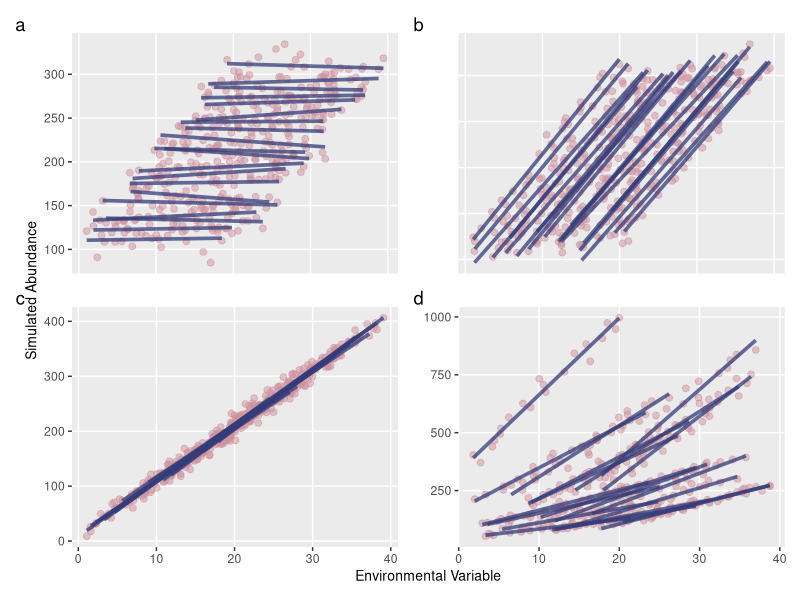
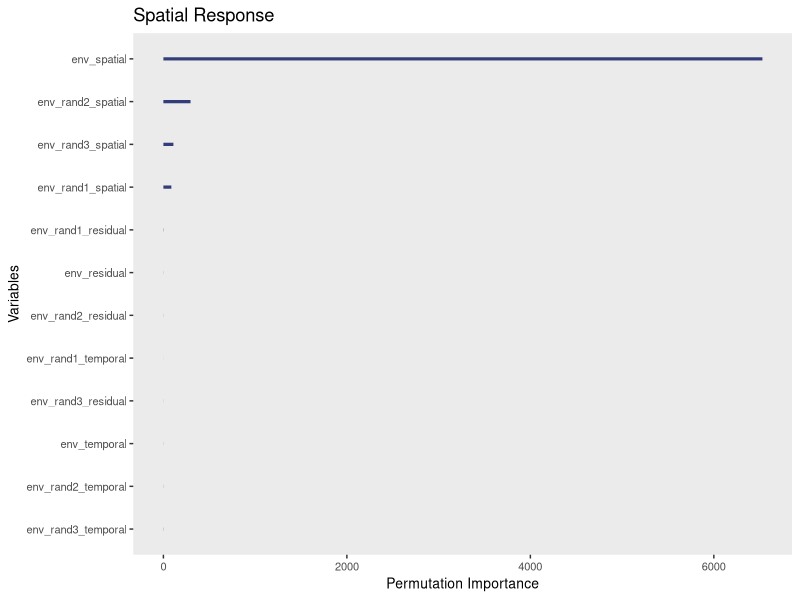
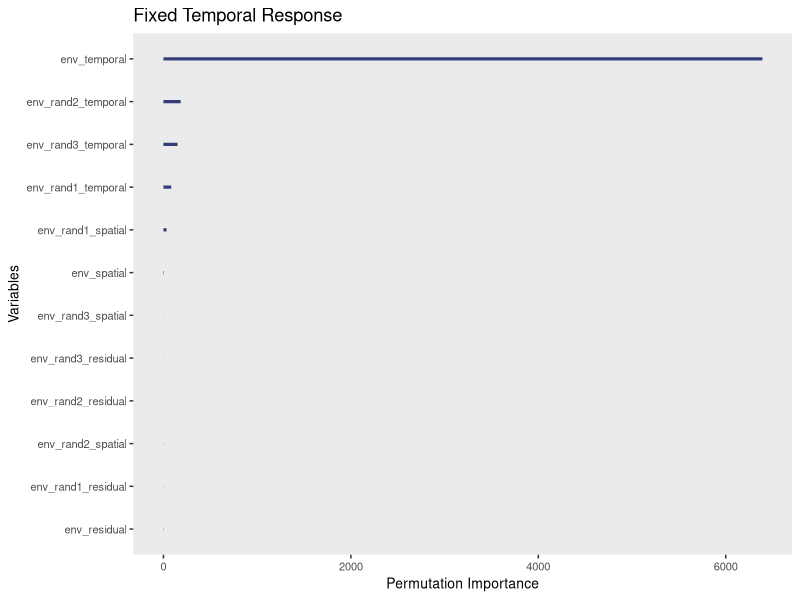
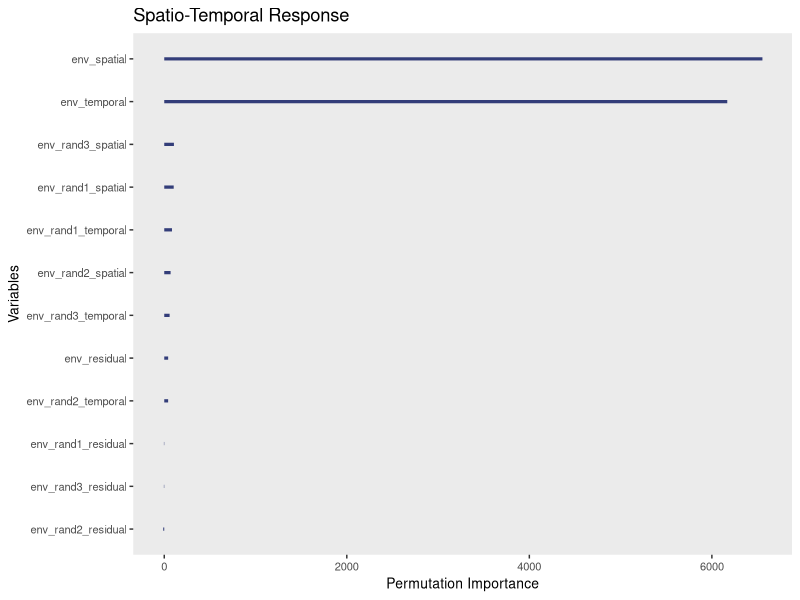
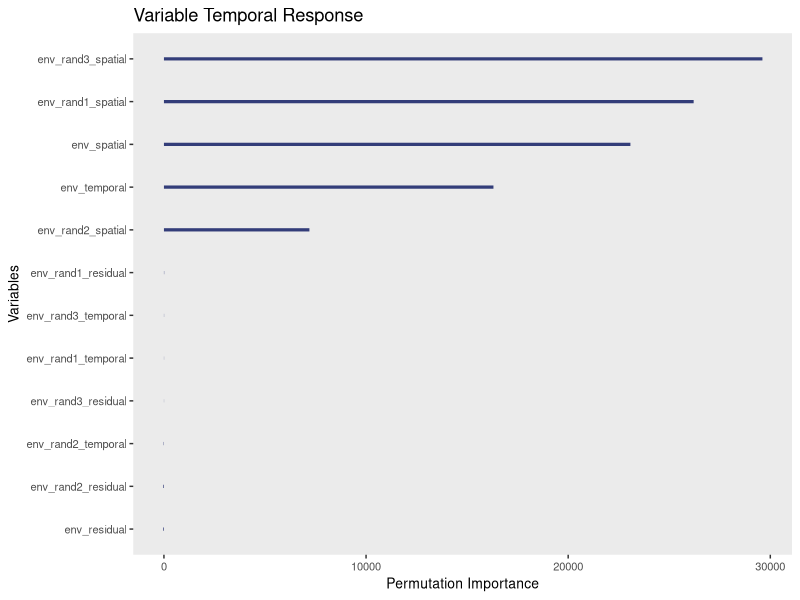

Write the R code that produced these figures, in order. (Note: this script raises an error after producing the figures.)
library(tidyverse)
library(ranger)
library(foreach)
library(patchwork)
library(truncnorm)


# Univariate Relationships ------------------------------------------------

simulate_ab <- function(response) {
  x <- 1:20
  m_x <- foreach(i = 0:19, .combine = "rbind") %do%
    {
      x + i
    }
  m_x <- apply(m_x, c(1, 2), function(x) x + rnorm(1, 0, 1))

  dat_x <- data.frame(m_x)
  colnames(dat_x) <- 1:20
  dat_x$site <- 1:20

  dat_x <- pivot_longer(dat_x, !site, names_to = "time", values_to = "env")
  dat_x$env_rand1 <- rnorm(nrow(dat_x), 0, 10)
  dat_x$env_rand2 <- rnorm(nrow(dat_x), 0, 10)
  dat_x$env_rand3 <- rnorm(nrow(dat_x), 0, 10)

  if (response == "spatial") {
    a <- 10
    b <- 10
    mu_x <- apply(m_x, 2, mean)
    mu_ab <- a + b * mu_x

    m_ab <- lapply(mu_ab, function(x) rnorm(20, x, 10))
    m_ab <- do.call(rbind, m_ab)

    dat_ab <- data.frame(m_ab)
    colnames(dat_ab) <- 1:20
    dat_ab$site <- 1:20

    dat_ab <- pivot_longer(
      dat_ab,
      !site,
      names_to = "time",
      values_to = "abundance"
    )

    dat_raw <- left_join(dat_ab, dat_x, by = c("site", "time"))
  }

  if (response == "temporal-fixed") {
    a <- 10
    b <- 10
    mu_x <- apply(m_x, 1, mean)
    site_effects <- rnorm(20, 0, 10)
    m_ab <- foreach(i = 1:length(mu_x), .combine = "cbind") %do%
      {
        a + b * mu_x[i] + site_effects
      }

    dat_ab <- data.frame(m_ab)
    colnames(dat_ab) <- 1:20
    dat_ab$site <- 1:20

    dat_ab <- pivot_longer(
      dat_ab,
      !site,
      names_to = "time",
      values_to = "abundance"
    )

    dat_raw <- left_join(dat_ab, dat_x, by = c("site", "time"))
  }

  if (response == "temporal-variable") {
    a <- 10
    b <- rtruncnorm(20, a = 0, mean = 10, sd = 10)
    mu_x <- apply(m_x, 1, mean)
    site_effects <- rnorm(20, 0, 10)
    m_ab <- foreach(i = 1:length(mu_x), .combine = "cbind") %do%
      {
        a + b * mu_x[i] + site_effects
      }

    dat_ab <- data.frame(m_ab)
    colnames(dat_ab) <- 1:20
    dat_ab$site <- 1:20

    dat_ab <- pivot_longer(
      dat_ab,
      !site,
      names_to = "time",
      values_to = "abundance"
    )

    dat_raw <- left_join(dat_ab, dat_x, by = c("site", "time"))
  }

  if (response == "spatio-temporal") {
    a <- 10
    b <- 10
    mu_ab <- a + b * m_x

    m_ab <- apply(mu_ab, c(1, 2), function(x) rnorm(1, x, 10))

    dat_ab <- data.frame(m_ab)
    colnames(dat_ab) <- 1:20
    dat_ab$site <- 1:20

    dat_ab <- pivot_longer(
      dat_ab,
      !site,
      names_to = "time",
      values_to = "abundance"
    )

    dat_raw <- left_join(dat_ab, dat_x, by = c("site", "time"))
  }

  # decompose simulated env data
  decomp_vars <- c("env", "env_rand1", "env_rand2", "env_rand3")
  dat_dec <- dat_raw %>%
    # center without scaling
    dplyr::mutate(across(
      all_of(decomp_vars),
      ~ scale(., scale = FALSE)[, 1]
    )) %>%

    # compute the spatial component
    # (mean by pixel across all years of centered variables)
    dplyr::group_by(site) %>%
    dplyr::mutate(across(
      all_of(decomp_vars),
      ~ mean(., na.rm = TRUE),
      .names = "{.col}_spatial"
    )) %>%
    dplyr::ungroup() %>%
    # compute the temporal component
    # (mean by year across all pixels of centered variables)
    dplyr::group_by(time) %>%
    dplyr::mutate(across(
      all_of(decomp_vars),
      ~ mean(., na.rm = TRUE),
      .names = "{.col}_temporal"
    )) %>%
    dplyr::ungroup() %>%

    # compute residual for each site i and year j as centered variable value
    # i,j - spatial mean i - temporal mean j
    dplyr::mutate(across(
      all_of(decomp_vars),
      ~ . -
        get(paste0(cur_column(), "_spatial")) -
        get(paste0(cur_column(), "_temporal")),
      .names = "{.col}_residual"
    )) %>%
    dplyr::arrange(site, time)

  list(raw = dat_raw, dec = dat_dec)
}

dat_sp <- simulate_ab(response = "spatial")
dat_temp <- simulate_ab(response = "temporal-fixed")
dat_sptemp <- simulate_ab(response = "spatio-temporal")
dat_tempvar <- simulate_ab(response = "temporal-variable")

gm1 <- ggplot(data = dat_sp$raw) +
  geom_point(
    aes(x = env, y = abundance),
    color = "pink3",
    alpha = 0.5,
    size = 2
  ) +
  geom_line(
    aes(
      x = env,
      y = abundance,
      group = site
    ),
    linewidth = 1.25,
    color = "#333D79FF",
    alpha = 0.75,
    se = F,
    method = "lm",
    stat = "smooth"
  ) +
  labs(y = "Simulated Abundance", x = "Environmental Variable") +
  #scale_y_continuous(breaks = seq(0, 125, 25), limits = c(0, 135)) +
  theme(
    legend.position = "none",
    panel.grid.minor = element_blank(),
    panel.border = element_blank(),
    #axis.title.x = element_text(margin = margin(t = 10)),
    #axis.title.y = element_text(margin = margin(r = 10)),
    axis.title = element_text(size = 10)
  )

gm2 <- ggplot(data = dat_temp$raw) +
  geom_point(
    aes(x = env, y = abundance),
    color = "pink3",
    alpha = 0.5,
    size = 2
  ) +
  geom_line(
    aes(
      x = env,
      y = abundance,
      group = site
    ),
    linewidth = 1.25,
    color = "#333D79FF",
    alpha = 0.75,
    se = F,
    method = "lm",
    stat = "smooth"
  ) +
  labs(y = "Simulated Abundance", x = "Environmental Variable") +
  #scale_y_continuous(breaks = seq(0, 125, 25), limits = c(0, 135)) +
  theme(
    legend.position = "none",
    panel.grid.minor = element_blank(),
    panel.border = element_blank(),
    #axis.title.x = element_text(margin = margin(t = 10)),
    #axis.title.y = element_text(margin = margin(r = 10)),
    axis.title = element_text(size = 10)
  )

gm3 <- ggplot(data = dat_sptemp$raw) +
  geom_point(
    aes(x = env, y = abundance),
    color = "pink3",
    alpha = 0.5,
    size = 2
  ) +
  geom_line(
    aes(
      x = env,
      y = abundance,
      group = site
    ),
    linewidth = 1.25,
    color = "#333D79FF",
    alpha = 0.75,
    se = F,
    method = "lm",
    stat = "smooth"
  ) +
  labs(y = "Simulated Abundance", x = "Environmental Variable") +
  #scale_y_continuous(breaks = seq(0, 125, 25), limits = c(0, 135)) +
  theme(
    legend.position = "none",
    panel.grid.minor = element_blank(),
    panel.border = element_blank(),
    #axis.title.x = element_text(margin = margin(t = 10)),
    #axis.title.y = element_text(margin = margin(r = 10)),
    axis.title = element_text(size = 10)
  )

gm4 <- ggplot(data = dat_tempvar$raw) +
  geom_point(
    aes(x = env, y = abundance),
    color = "pink3",
    alpha = 0.5,
    size = 2
  ) +
  geom_line(
    aes(
      x = env,
      y = abundance,
      group = site
    ),
    linewidth = 1.25,
    color = "#333D79FF",
    alpha = 0.75,
    se = F,
    method = "lm",
    stat = "smooth"
  ) +
  labs(y = "Simulated Abundance", x = "Environmental Variable") +
  #scale_y_continuous(breaks = seq(0, 125, 25), limits = c(0, 135)) +
  theme(
    legend.position = "none",
    panel.grid.minor = element_blank(),
    panel.border = element_blank(),
    #axis.title.x = element_text(margin = margin(t = 10)),
    #axis.title.y = element_text(margin = margin(r = 10)),
    axis.title = element_text(size = 10)
  )

gm1 +
  gm2 +
  gm3 +
  gm4 +
  plot_layout(axes = "collect") +
  plot_annotation(tag_levels = "a")

#ggsave("fig1.pdf", width = 180, height = 90, units = "mm", dpi = 600)

# Variable Importance -----------------------------------------------------

res_sim_sp <- ranger(
  abundance ~ .,
  data = select(
    dat_sp$dec,
    -site,
    -time,
    -env,
    -env_rand1,
    -env_rand2,
    -env_rand3
  ),
  importance = "permutation",
  mtry = 10
)

res_sim_temp <- ranger(
  abundance ~ .,
  data = select(
    dat_temp$dec,
    -site,
    -time,
    -env,
    -env_rand1,
    -env_rand2,
    -env_rand3
  ),
  importance = "permutation",
  mtry = 10
)

res_sim_sptemp <- ranger(
  abundance ~ .,
  data = select(
    dat_sptemp$dec,
    -site,
    -time,
    -env,
    -env_rand1,
    -env_rand2,
    -env_rand3
  ),
  importance = "permutation",
  mtry = 10
)

res_sim_tempvar <- ranger(
  abundance ~ .,
  data = select(
    dat_tempvar$dec,
    -site,
    -time,
    -env,
    -env_rand1,
    -env_rand2,
    -env_rand3
  ),
  importance = "permutation",
  mtry = 10
)

plot_imp <- function(res, title) {
  var_imp <- res$variable.importance
  var_imp <- var_imp[order(var_imp, decreasing = T)][1:12]
  names_imp <- factor(
    names(var_imp)[12:1],
    levels = names(var_imp)[12:1]
  )

  ggplot() +
    geom_segment(
      aes(y = names_imp, x = 0, xend = var_imp[12:1]),
      color = "#333D79FF",
      linewidth = 1.1
    ) +
    labs(
      title = title,
      y = "Variables",
      x = "Permutation Importance"
    ) +
    theme(
      panel.grid.minor = element_blank(),
      panel.grid.major = element_blank(),
      panel.border = element_blank(),
      #axis.title.x = element_text(margin = margin(t = 10)),
      #axis.title.y = element_text(margin = margin(r = 10)),
      axis.title = element_text(size = 10),
      axis.text = element_text(size = 8)
    )
}

plot_imp(res_sim_sp, title = "Spatial Response")
plot_imp(res_sim_temp, title = "Fixed Temporal Response")
plot_imp(res_sim_sptemp, title = "Spatio-Temporal Response")
plot_imp(res_sim_tempvar, title = "Variable Temporal Response")


# Test set predictions ----------------------------------------------------

res_sim_sp <- ranger(
  abundance ~
    env_spatial + env_rand1_spatial + env_rand2_spatial + env_rand3_spatial,
  data = m_train,
  mtry = 3,
  importance = "permutation"
)
pred_sim <- predict(res_sim_sp, data = m_test)

m_test$pred <- pred_sim$predictions

gm2 <- ggplot(data = m_test) +
  geom_point(
    aes(x = pred, y = abundance),
    color = "pink3",
    alpha = 0.5,
    size = 2
  ) +
  geom_line(
    aes(
      x = pred,
      y = abundance,
      group = site
    ),
    linewidth = 1.25,
    color = "#333D79FF",
    alpha = 0.75,
    se = F,
    method = "lm",
    stat = "smooth"
  ) +
  labs(y = "Simulated Abundance", x = "Predicted Abundance") +
  #scale_y_continuous(breaks = seq(0, 125, 25), limits = c(0, 135)) +
  theme(
    legend.position = "none",
    panel.grid.minor = element_blank(),
    panel.border = element_blank(),
    #axis.title.x = element_text(margin = margin(t = 10)),
    #axis.title.y = element_text(margin = margin(r = 10)),
    axis.title = element_text(size = 10)
  )


# Temporal effects --------------------------------------------------------

a <- 10 + rnorm(20, 0, 10)
b <- 10
mu_x <- 1:20
m_ab <- foreach(i = 1:length(a), .combine = "rbind") %do%
  {
    a[i] + b * mu_x
  }
m_ab <- data.frame(m_ab)
colnames(m_ab) <- 1:20
m_ab$site <- 1:20

m_x <- matrix(rep(1:20, each = 20), ncol = 20, nrow = 20)
m_x <- t(apply(m_x, 1, function(x) x + rnorm(1, 0, 2)))
m_x <- data.frame(m_x)
colnames(m_x) <- 1:20
m_x$site <- 1:20

m_ab <- pivot_longer(m_ab, !site, names_to = "time", values_to = "abundance")

m_x <- pivot_longer(m_x, !site, names_to = "time", values_to = "env")
m_x$env_rand1 <- rnorm(nrow(m_x), 0, 10)
m_x$env_rand2 <- rnorm(nrow(m_x), 0, 10)
m_x$env_rand3 <- rnorm(nrow(m_x), 0, 10)

m <- left_join(m_ab, m_x, by = c("site", "time"))

gm3 <- ggplot(data = m) +
  geom_point(
    aes(x = env, y = abundance),
    color = "pink3",
    alpha = 0.5,
    size = 2
  ) +
  geom_line(
    aes(
      x = env,
      y = abundance,
      group = site
    ),
    linewidth = 1.25,
    color = "#333D79FF",
    alpha = 0.75,
    se = F,
    method = "lm",
    stat = "smooth"
  ) +
  labs(y = "Simulated Abundance", x = "Environmental Variable") +
  #scale_y_continuous(breaks = seq(0, 125, 25), limits = c(0, 135)) +
  theme(
    legend.position = "none",
    panel.grid.minor = element_blank(),
    panel.border = element_blank(),
    #axis.title.x = element_text(margin = margin(t = 10)),
    #axis.title.y = element_text(margin = margin(r = 10)),
    axis.title = element_text(size = 10)
  )

# Create a test set
m_ab_test <- lapply(mu_ab, function(x) rnorm(20, x, 10))
m_ab_test <- do.call(rbind, m_ab_test)
m_ab_test <- data.frame(m_ab_test)
colnames(m_ab_test) <- 1:20
m_ab_test$site <- 1:10

m_x_test <- lapply(mu_x, function(x) rnorm(20, x, 2))
m_x_test <- do.call(rbind, m_x_test)
m_x_test <- data.frame(m_x_test)
colnames(m_x_test) <- 1:20
m_x_test$site <- 1:10

m_ab_test <- pivot_longer(
  m_ab_test,
  !site,
  names_to = "time",
  values_to = "abundance"
)

m_x_test <- pivot_longer(
  m_x_test,
  !site,
  names_to = "time",
  values_to = "env_spatial"
)
m_x_test$env_rand1_spatial <- rnorm(nrow(m_x_test), 0, 10)
m_x_test$env_rand2_spatial <- rnorm(nrow(m_x_test), 0, 10)
m_x_test$env_rand3_spatial <- rnorm(nrow(m_x_test), 0, 10)

m_test <- left_join(m_ab_test, m_x_test, by = c("site", "time"))
m_test <- m_test %>%
  dplyr::mutate(across(
    all_of(
      c(
        "env_spatial",
        "env_rand1_spatial",
        "env_rand2_spatial",
        "env_rand3_spatial"
      )
    ),
    ~ scale(., scale = FALSE)[, 1]
  ))

# decompose simulated env data
decomp_vars <- c("env", "env_rand1", "env_rand2", "env_rand3")
m_train <- m %>%
  # center without scaling
  dplyr::mutate(across(all_of(decomp_vars), ~ scale(., scale = FALSE)[, 1])) %>%

  # compute the spatial component
  # (mean by pixel across all years of centered variables)
  dplyr::group_by(site) %>%
  dplyr::mutate(across(
    all_of(decomp_vars),
    ~ mean(., na.rm = TRUE),
    .names = "{.col}_spatial"
  )) %>%
  dplyr::ungroup() %>%
  # compute the temporal component
  # (mean by year across all pixels of centered variables)
  dplyr::group_by(time) %>%
  dplyr::mutate(across(
    all_of(decomp_vars),
    ~ mean(., na.rm = TRUE),
    .names = "{.col}_temporal"
  )) %>%
  dplyr::ungroup() %>%

  # compute residual for each site i and year j as centered variable value
  # i,j - spatial mean i - temporal mean j
  dplyr::mutate(across(
    all_of(decomp_vars),
    ~ . -
      get(paste0(cur_column(), "_spatial")) -
      get(paste0(cur_column(), "_temporal")),
    .names = "{.col}_residual"
  )) %>%
  dplyr::arrange(site, time)

res_sim <- ranger(
  abundance ~ .,
  data = select(
    m_train,
    -site,
    -time,
    -env,
    -env_rand1,
    -env_rand2,
    -env_rand3
  ),
  importance = "permutation",
  mtry = 10
)

res_sim_sp <- ranger(
  abundance ~
    env_spatial + env_rand1_spatial + env_rand2_spatial + env_rand3_spatial,
  data = m_train,
  mtry = 3,
  importance = "permutation"
)
pred_sim <- predict(res_sim_sp, data = m_test)

m_test$pred <- pred_sim$predictions
gm1 + gm2 + plot_layout(axes = "collect") + plot_annotation(tag_levels = "a")

ggsave("fig1.pdf", width = 180, height = 90, units = "mm", dpi = 600)
